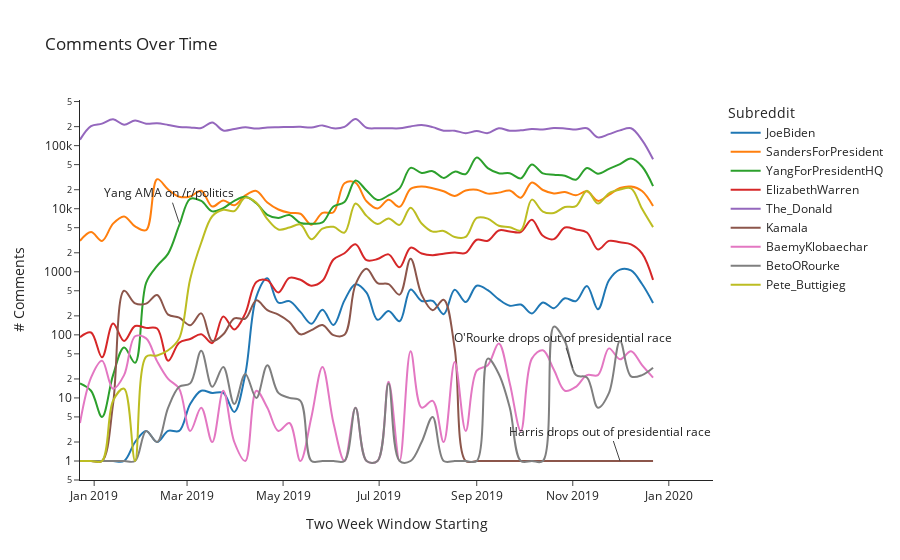

Notebook cell for this chart:
### Code cell
args = {
    "x": "week",
    "y": "count",
    "color": "subreddit",
    "line_shape": "spline",
    "title":  "Comments Over Time",
    "template": "simple_white",
    "labels": {"count": "# Comments", "week": "Two Week Window Starting", "subreddit": "Subreddit"},
}

fig = px.line(subreddit_comments,**args)
fig.update_layout(
    annotations=[
        dict(
            x="2019-02-24",
            y=np.log10(6000),
            text="Yang AMA on /r/politics",
        ),
        dict(
            x="2019-12-1",
            y=np.log10(1),
            text="Harris drops out of presidential race",
        ),
        dict(
            x="2019-11-1",
            y=np.log10(30),
            text="O'Rourke drops out of presidential race",
        )
    ]
)
fig.update_yaxes(type="log")

fig.write_html("visualizations/temporal/{}_subreddit_counts.html".format(TIME_FRAME))
fig.show()
